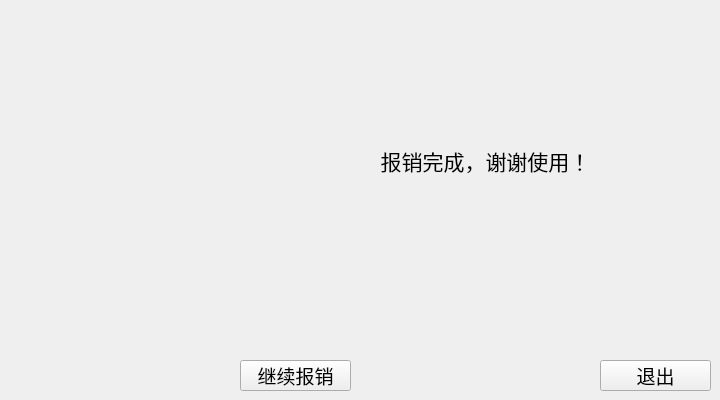
   <widget class="QWidget" name="finish">
    <widget class="QLabel" name="expenseChoiceLabel_19">
     <property name="geometry">
      <rect>
       <x>300</x>
       <y>130</y>
       <width>371</width>
       <height>61</height>
      </rect>
     </property>
     <property name="font">
      <font>
       <family>Adobe 仿宋 Std R</family>
       <pointsize>16</pointsize>
      </font>
     </property>
     <property name="text">
      <string>报销完成，谢谢使用！</string>
     </property>
     <property name="alignment">
      <set>Qt::AlignCenter</set>
     </property>
    </widget>
    <widget class="QPushButton" name="continueExpenseBtn">
     <property name="geometry">
      <rect>
       <x>240</x>
       <y>360</y>
       <width>111</width>
       <height>31</height>
      </rect>
     </property>
     <property name="font">
      <font>
       <family>Adobe 仿宋 Std R</family>
       <pointsize>14</pointsize>
      </font>
     </property>
     <property name="text">
      <string>继续报销</string>
     </property>
    </widget>
    <widget class="QPushButton" name="logoutBtn">
     <property name="geometry">
      <rect>
       <x>600</x>
       <y>360</y>
       <width>111</width>
       <height>31</height>
      </rect>
     </property>
     <property name="font">
      <font>
       <family>Adobe 仿宋 Std R</family>
       <pointsize>14</pointsize>
      </font>
     </property>
     <property name="text">
      <string>退出</string>
     </property>
    </widget>
   </widget>
